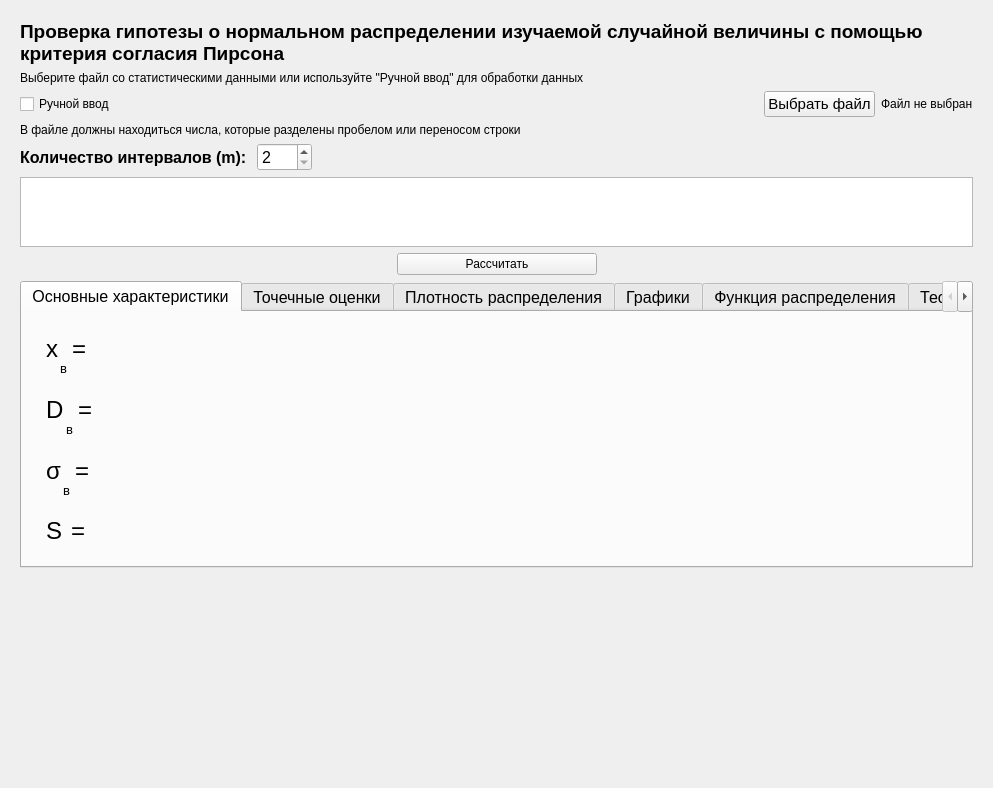
<?xml version="1.0" encoding="UTF-8"?>
<ui version="4.0">
 <class>Form</class>
 <widget class="QWidget" name="Form">
  <property name="geometry">
   <rect>
    <x>0</x>
    <y>0</y>
    <width>993</width>
    <height>788</height>
   </rect>
  </property>
  <property name="windowTitle">
   <string>Form</string>
  </property>
  <layout class="QVBoxLayout" name="verticalLayout">
   <item>
    <widget class="QScrollArea" name="scrollArea_10">
     <property name="frameShape">
      <enum>QFrame::NoFrame</enum>
     </property>
     <property name="verticalScrollBarPolicy">
      <enum>Qt::ScrollBarAlwaysOff</enum>
     </property>
     <property name="horizontalScrollBarPolicy">
      <enum>Qt::ScrollBarAlwaysOff</enum>
     </property>
     <property name="widgetResizable">
      <bool>true</bool>
     </property>
     <widget class="QWidget" name="scrollAreaWidgetContents_13">
      <property name="geometry">
       <rect>
        <x>0</x>
        <y>0</y>
        <width>971</width>
        <height>766</height>
       </rect>
      </property>
      <layout class="QVBoxLayout" name="verticalLayout_69">
       <item>
        <widget class="QLabel" name="infoLabel">
         <property name="font">
          <font>
           <pointsize>14</pointsize>
           <weight>75</weight>
           <bold>true</bold>
          </font>
         </property>
         <property name="text">
          <string>Проверка гипотезы о нормальном распределении изучаемой случайной величины с помощью критерия согласия Пирсона</string>
         </property>
         <property name="wordWrap">
          <bool>true</bool>
         </property>
        </widget>
       </item>
       <item>
        <widget class="QLabel" name="label_33">
         <property name="text">
          <string>Выберите файл со статистическими данными или используйте &quot;Ручной ввод&quot; для обработки данных</string>
         </property>
         <property name="wordWrap">
          <bool>true</bool>
         </property>
        </widget>
       </item>
       <item>
        <layout class="QHBoxLayout" name="horizontalLayout_54">
         <item>
          <widget class="QCheckBox" name="manualInput">
           <property name="text">
            <string>Ручной ввод</string>
           </property>
          </widget>
         </item>
         <item>
          <spacer name="horizontalSpacer_36">
           <property name="orientation">
            <enum>Qt::Horizontal</enum>
           </property>
           <property name="sizeHint" stdset="0">
            <size>
             <width>40</width>
             <height>20</height>
            </size>
           </property>
          </spacer>
         </item>
         <item>
          <widget class="QPushButton" name="openFile">
           <property name="font">
            <font>
             <pointsize>11</pointsize>
            </font>
           </property>
           <property name="text">
            <string>Выбрать файл</string>
           </property>
          </widget>
         </item>
         <item>
          <widget class="QLabel" name="selectedFile">
           <property name="font">
            <font>
             <pointsize>9</pointsize>
            </font>
           </property>
           <property name="text">
            <string>Файл не выбран</string>
           </property>
          </widget>
         </item>
        </layout>
       </item>
       <item>
        <widget class="QLabel" name="helpText">
         <property name="text">
          <string>В файле должны находиться числа, которые разделены пробелом или переносом строки</string>
         </property>
         <property name="wordWrap">
          <bool>true</bool>
         </property>
        </widget>
       </item>
       <item>
        <layout class="QHBoxLayout" name="horizontalLayout_62">
         <item>
          <widget class="QLabel" name="label_48">
           <property name="font">
            <font>
             <pointsize>12</pointsize>
             <weight>75</weight>
             <bold>true</bold>
            </font>
           </property>
           <property name="text">
            <string>Количество интервалов (m): </string>
           </property>
          </widget>
         </item>
         <item>
          <widget class="QSpinBox" name="intervalCount">
           <property name="enabled">
            <bool>true</bool>
           </property>
           <property name="sizePolicy">
            <sizepolicy hsizetype="Minimum" vsizetype="Fixed">
             <horstretch>0</horstretch>
             <verstretch>0</verstretch>
            </sizepolicy>
           </property>
           <property name="minimumSize">
            <size>
             <width>50</width>
             <height>0</height>
            </size>
           </property>
           <property name="font">
            <font>
             <pointsize>12</pointsize>
            </font>
           </property>
           <property name="minimum">
            <number>2</number>
           </property>
           <property name="maximum">
            <number>100</number>
           </property>
           <property name="value">
            <number>2</number>
           </property>
          </widget>
         </item>
         <item>
          <spacer name="horizontalSpacer_45">
           <property name="orientation">
            <enum>Qt::Horizontal</enum>
           </property>
           <property name="sizeType">
            <enum>QSizePolicy::Expanding</enum>
           </property>
           <property name="sizeHint" stdset="0">
            <size>
             <width>40</width>
             <height>20</height>
            </size>
           </property>
          </spacer>
         </item>
        </layout>
       </item>
       <item>
        <widget class="QTableWidget" name="table">
         <property name="enabled">
          <bool>true</bool>
         </property>
         <property name="sizePolicy">
          <sizepolicy hsizetype="Expanding" vsizetype="Maximum">
           <horstretch>0</horstretch>
           <verstretch>0</verstretch>
          </sizepolicy>
         </property>
         <property name="minimumSize">
          <size>
           <width>0</width>
           <height>0</height>
          </size>
         </property>
         <property name="font">
          <font>
           <pointsize>11</pointsize>
          </font>
         </property>
         <property name="verticalScrollBarPolicy">
          <enum>Qt::ScrollBarAlwaysOff</enum>
         </property>
         <property name="sizeAdjustPolicy">
          <enum>QAbstractScrollArea::AdjustToContents</enum>
         </property>
         <property name="editTriggers">
          <set>QAbstractItemView::NoEditTriggers</set>
         </property>
         <property name="textElideMode">
          <enum>Qt::ElideNone</enum>
         </property>
         <attribute name="horizontalHeaderVisible">
          <bool>false</bool>
         </attribute>
        </widget>
       </item>
       <item>
        <layout class="QHBoxLayout" name="horizontalLayout_56">
         <item>
          <spacer name="horizontalSpacer_38">
           <property name="orientation">
            <enum>Qt::Horizontal</enum>
           </property>
           <property name="sizeHint" stdset="0">
            <size>
             <width>40</width>
             <height>20</height>
            </size>
           </property>
          </spacer>
         </item>
         <item>
          <widget class="QPushButton" name="calculateButton">
           <property name="enabled">
            <bool>true</bool>
           </property>
           <property name="minimumSize">
            <size>
             <width>200</width>
             <height>0</height>
            </size>
           </property>
           <property name="text">
            <string>Рассчитать</string>
           </property>
          </widget>
         </item>
         <item>
          <spacer name="horizontalSpacer_39">
           <property name="orientation">
            <enum>Qt::Horizontal</enum>
           </property>
           <property name="sizeHint" stdset="0">
            <size>
             <width>40</width>
             <height>20</height>
            </size>
           </property>
          </spacer>
         </item>
        </layout>
       </item>
       <item>
        <widget class="QTabWidget" name="continuous_tabs">
         <property name="font">
          <font>
           <pointsize>12</pointsize>
          </font>
         </property>
         <property name="tabPosition">
          <enum>QTabWidget::North</enum>
         </property>
         <property name="tabShape">
          <enum>QTabWidget::Rounded</enum>
         </property>
         <property name="currentIndex">
          <number>0</number>
         </property>
         <property name="elideMode">
          <enum>Qt::ElideNone</enum>
         </property>
         <property name="usesScrollButtons">
          <bool>true</bool>
         </property>
         <property name="documentMode">
          <bool>false</bool>
         </property>
         <property name="tabsClosable">
          <bool>false</bool>
         </property>
         <property name="movable">
          <bool>false</bool>
         </property>
         <property name="tabBarAutoHide">
          <bool>false</bool>
         </property>
         <widget class="QWidget" name="continuous_parameters">
          <attribute name="title">
           <string>Основные характеристики</string>
          </attribute>
          <layout class="QHBoxLayout" name="horizontalLayout_48">
           <item>
            <widget class="QLabel" name="continuous_parameters_formula">
             <property name="text">
              <string/>
             </property>
             <property name="pixmap">
              <pixmap>../images/lab5_formulas.png</pixmap>
             </property>
            </widget>
           </item>
           <item>
            <layout class="QVBoxLayout" name="verticalLayout_71">
             <property name="sizeConstraint">
              <enum>QLayout::SetFixedSize</enum>
             </property>
             <item>
              <layout class="QHBoxLayout" name="horizontalLayout_49">
               <property name="spacing">
                <number>2</number>
               </property>
               <item>
                <widget class="QLabel" name="label_18">
                 <property name="font">
                  <font>
                   <pointsize>18</pointsize>
                  </font>
                 </property>
                 <property name="text">
                  <string>x</string>
                 </property>
                </widget>
               </item>
               <item>
                <layout class="QVBoxLayout" name="verticalLayout_78">
                 <item>
                  <spacer name="verticalSpacer_34">
                   <property name="orientation">
                    <enum>Qt::Vertical</enum>
                   </property>
                   <property name="sizeType">
                    <enum>QSizePolicy::Maximum</enum>
                   </property>
                   <property name="sizeHint" stdset="0">
                    <size>
                     <width>10</width>
                     <height>40</height>
                    </size>
                   </property>
                  </spacer>
                 </item>
                 <item>
                  <widget class="QLabel" name="label_19">
                   <property name="font">
                    <font>
                     <pointsize>10</pointsize>
                    </font>
                   </property>
                   <property name="text">
                    <string>в</string>
                   </property>
                  </widget>
                 </item>
                </layout>
               </item>
               <item>
                <widget class="QLabel" name="label_20">
                 <property name="font">
                  <font>
                   <pointsize>18</pointsize>
                  </font>
                 </property>
                 <property name="text">
                  <string>=</string>
                 </property>
                </widget>
               </item>
               <item>
                <widget class="QLabel" name="xv_label">
                 <property name="font">
                  <font>
                   <pointsize>18</pointsize>
                  </font>
                 </property>
                 <property name="text">
                  <string/>
                 </property>
                </widget>
               </item>
               <item>
                <spacer name="horizontalSpacer_32">
                 <property name="orientation">
                  <enum>Qt::Horizontal</enum>
                 </property>
                 <property name="sizeHint" stdset="0">
                  <size>
                   <width>40</width>
                   <height>20</height>
                  </size>
                 </property>
                </spacer>
               </item>
              </layout>
             </item>
             <item>
              <layout class="QHBoxLayout" name="horizontalLayout_50">
               <property name="spacing">
                <number>2</number>
               </property>
               <item>
                <widget class="QLabel" name="label_21">
                 <property name="font">
                  <font>
                   <pointsize>18</pointsize>
                  </font>
                 </property>
                 <property name="text">
                  <string>D</string>
                 </property>
                </widget>
               </item>
               <item>
                <layout class="QVBoxLayout" name="verticalLayout_79">
                 <item>
                  <spacer name="verticalSpacer_42">
                   <property name="orientation">
                    <enum>Qt::Vertical</enum>
                   </property>
                   <property name="sizeType">
                    <enum>QSizePolicy::Minimum</enum>
                   </property>
                   <property name="sizeHint" stdset="0">
                    <size>
                     <width>10</width>
                     <height>40</height>
                    </size>
                   </property>
                  </spacer>
                 </item>
                 <item>
                  <widget class="QLabel" name="label_22">
                   <property name="font">
                    <font>
                     <pointsize>10</pointsize>
                    </font>
                   </property>
                   <property name="text">
                    <string>в</string>
                   </property>
                  </widget>
                 </item>
                </layout>
               </item>
               <item>
                <widget class="QLabel" name="label_23">
                 <property name="font">
                  <font>
                   <pointsize>18</pointsize>
                  </font>
                 </property>
                 <property name="text">
                  <string>=</string>
                 </property>
                </widget>
               </item>
               <item>
                <widget class="QLabel" name="dv_label">
                 <property name="font">
                  <font>
                   <pointsize>18</pointsize>
                  </font>
                 </property>
                 <property name="text">
                  <string/>
                 </property>
                </widget>
               </item>
               <item>
                <spacer name="horizontalSpacer_33">
                 <property name="orientation">
                  <enum>Qt::Horizontal</enum>
                 </property>
                 <property name="sizeHint" stdset="0">
                  <size>
                   <width>40</width>
                   <height>20</height>
                  </size>
                 </property>
                </spacer>
               </item>
              </layout>
             </item>
             <item>
              <layout class="QHBoxLayout" name="horizontalLayout_51">
               <property name="spacing">
                <number>2</number>
               </property>
               <item>
                <widget class="QLabel" name="label_24">
                 <property name="font">
                  <font>
                   <pointsize>18</pointsize>
                  </font>
                 </property>
                 <property name="text">
                  <string>σ</string>
                 </property>
                </widget>
               </item>
               <item>
                <layout class="QVBoxLayout" name="verticalLayout_80">
                 <item>
                  <spacer name="verticalSpacer_43">
                   <property name="orientation">
                    <enum>Qt::Vertical</enum>
                   </property>
                   <property name="sizeType">
                    <enum>QSizePolicy::Minimum</enum>
                   </property>
                   <property name="sizeHint" stdset="0">
                    <size>
                     <width>10</width>
                     <height>40</height>
                    </size>
                   </property>
                  </spacer>
                 </item>
                 <item>
                  <widget class="QLabel" name="label_25">
                   <property name="font">
                    <font>
                     <pointsize>10</pointsize>
                    </font>
                   </property>
                   <property name="text">
                    <string>в</string>
                   </property>
                  </widget>
                 </item>
                </layout>
               </item>
               <item>
                <widget class="QLabel" name="label_26">
                 <property name="font">
                  <font>
                   <pointsize>18</pointsize>
                  </font>
                 </property>
                 <property name="text">
                  <string>=</string>
                 </property>
                </widget>
               </item>
               <item>
                <widget class="QLabel" name="sigma_v_label">
                 <property name="font">
                  <font>
                   <pointsize>18</pointsize>
                  </font>
                 </property>
                 <property name="text">
                  <string/>
                 </property>
                </widget>
               </item>
               <item>
                <spacer name="horizontalSpacer_34">
                 <property name="orientation">
                  <enum>Qt::Horizontal</enum>
                 </property>
                 <property name="sizeHint" stdset="0">
                  <size>
                   <width>40</width>
                   <height>20</height>
                  </size>
                 </property>
                </spacer>
               </item>
              </layout>
             </item>
             <item>
              <layout class="QHBoxLayout" name="horizontalLayout_52">
               <property name="spacing">
                <number>2</number>
               </property>
               <item>
                <widget class="QLabel" name="label_27">
                 <property name="font">
                  <font>
                   <pointsize>18</pointsize>
                  </font>
                 </property>
                 <property name="text">
                  <string>S </string>
                 </property>
                </widget>
               </item>
               <item>
                <widget class="QLabel" name="label_28">
                 <property name="font">
                  <font>
                   <pointsize>18</pointsize>
                  </font>
                 </property>
                 <property name="text">
                  <string>=</string>
                 </property>
                </widget>
               </item>
               <item>
                <widget class="QLabel" name="s_label">
                 <property name="font">
                  <font>
                   <pointsize>18</pointsize>
                  </font>
                 </property>
                 <property name="text">
                  <string/>
                 </property>
                </widget>
               </item>
               <item>
                <spacer name="horizontalSpacer_35">
                 <property name="orientation">
                  <enum>Qt::Horizontal</enum>
                 </property>
                 <property name="sizeHint" stdset="0">
                  <size>
                   <width>40</width>
                   <height>20</height>
                  </size>
                 </property>
                </spacer>
               </item>
              </layout>
             </item>
            </layout>
           </item>
          </layout>
         </widget>
         <widget class="QWidget" name="continuous_info">
          <attribute name="title">
           <string>Точечные оценки</string>
          </attribute>
          <layout class="QHBoxLayout" name="horizontalLayout">
           <item>
            <widget class="QLabel" name="label">
             <property name="text">
              <string/>
             </property>
            </widget>
           </item>
           <item>
            <layout class="QVBoxLayout" name="verticalLayout_73">
             <property name="sizeConstraint">
              <enum>QLayout::SetFixedSize</enum>
             </property>
             <item>
              <layout class="QHBoxLayout" name="horizontalLayout_60">
               <property name="spacing">
                <number>2</number>
               </property>
               <item>
                <widget class="QLabel" name="label_42">
                 <property name="font">
                  <font>
                   <pointsize>18</pointsize>
                  </font>
                 </property>
                 <property name="text">
                  <string/>
                 </property>
                 <property name="pixmap">
                  <pixmap>../images/lab6_2_params.png</pixmap>
                 </property>
                 <property name="scaledContents">
                  <bool>false</bool>
                 </property>
                </widget>
               </item>
               <item>
                <widget class="QLabel" name="label_44">
                 <property name="font">
                  <font>
                   <pointsize>18</pointsize>
                  </font>
                 </property>
                 <property name="text">
                  <string>=</string>
                 </property>
                </widget>
               </item>
               <item>
                <widget class="QLabel" name="lambda_label">
                 <property name="font">
                  <font>
                   <pointsize>18</pointsize>
                  </font>
                 </property>
                 <property name="text">
                  <string/>
                 </property>
                </widget>
               </item>
               <item>
                <spacer name="horizontalSpacer_43">
                 <property name="orientation">
                  <enum>Qt::Horizontal</enum>
                 </property>
                 <property name="sizeHint" stdset="0">
                  <size>
                   <width>40</width>
                   <height>20</height>
                  </size>
                 </property>
                </spacer>
               </item>
              </layout>
             </item>
            </layout>
           </item>
          </layout>
         </widget>
         <widget class="QWidget" name="continuous_density">
          <attribute name="title">
           <string>Плотность распределения</string>
          </attribute>
          <layout class="QHBoxLayout" name="continuous_function_layout">
           <item>
            <layout class="QVBoxLayout" name="verticalLayout_81">
             <item>
              <widget class="QLabel" name="label_29">
               <property name="text">
                <string>Функция плотности</string>
               </property>
              </widget>
             </item>
             <item>
              <layout class="QHBoxLayout" name="horizontalLayout_53">
               <item>
                <widget class="QLabel" name="densityLabel">
                 <property name="text">
                  <string/>
                 </property>
                 <property name="pixmap">
                  <pixmap>../images/lab6_2_density.png</pixmap>
                 </property>
                 <property name="scaledContents">
                  <bool>false</bool>
                 </property>
                 <property name="alignment">
                  <set>Qt::AlignLeading|Qt::AlignLeft|Qt::AlignTop</set>
                 </property>
                </widget>
               </item>
               <item>
                <widget class="QWidget" name="density_plot" native="true"/>
               </item>
              </layout>
             </item>
            </layout>
           </item>
          </layout>
         </widget>
         <widget class="QWidget" name="continuous_rel_histpolygon">
          <attribute name="title">
           <string>Графики</string>
          </attribute>
         </widget>
         <widget class="QWidget" name="continuous_function">
          <attribute name="title">
           <string>Функция распределения</string>
          </attribute>
          <layout class="QHBoxLayout" name="horizontalLayout_7">
           <item>
            <layout class="QVBoxLayout" name="verticalLayout_84">
             <item>
              <widget class="QLabel" name="label_37">
               <property name="text">
                <string>Функция распределения</string>
               </property>
              </widget>
             </item>
             <item>
              <layout class="QHBoxLayout" name="horizontalLayout_58">
               <item>
                <widget class="QLabel" name="functionLabel">
                 <property name="text">
                  <string/>
                 </property>
                 <property name="pixmap">
                  <pixmap>../images/lab6_2_function.png</pixmap>
                 </property>
                 <property name="scaledContents">
                  <bool>false</bool>
                 </property>
                 <property name="alignment">
                  <set>Qt::AlignLeading|Qt::AlignLeft|Qt::AlignTop</set>
                 </property>
                </widget>
               </item>
               <item>
                <widget class="QWidget" name="function_plot" native="true"/>
               </item>
              </layout>
             </item>
            </layout>
           </item>
          </layout>
         </widget>
         <widget class="QWidget" name="probabilites">
          <attribute name="title">
           <string>Теоретические вероятности</string>
          </attribute>
          <layout class="QVBoxLayout" name="verticalLayout_3">
           <item>
            <layout class="QHBoxLayout" name="horizontalLayout_5">
             <item>
              <widget class="QLabel" name="label_6">
               <property name="text">
                <string>Интервал:</string>
               </property>
              </widget>
             </item>
             <item>
              <widget class="QComboBox" name="intervals_combobox"/>
             </item>
            </layout>
           </item>
           <item>
            <layout class="QHBoxLayout" name="horizontalLayout_6">
             <item>
              <widget class="QLabel" name="label_10">
               <property name="text">
                <string/>
               </property>
               <property name="pixmap">
                <pixmap>../images/lab6_2_prob.png</pixmap>
               </property>
              </widget>
             </item>
             <item>
              <widget class="QLabel" name="label_9">
               <property name="sizePolicy">
                <sizepolicy hsizetype="Minimum" vsizetype="Preferred">
                 <horstretch>0</horstretch>
                 <verstretch>0</verstretch>
                </sizepolicy>
               </property>
               <property name="font">
                <font>
                 <family>Cambria Math</family>
                 <pointsize>21</pointsize>
                 <italic>false</italic>
                </font>
               </property>
               <property name="text">
                <string>=</string>
               </property>
              </widget>
             </item>
             <item>
              <widget class="QLabel" name="prob_label">
               <property name="font">
                <font>
                 <pointsize>21</pointsize>
                </font>
               </property>
               <property name="text">
                <string/>
               </property>
              </widget>
             </item>
            </layout>
           </item>
          </layout>
         </widget>
         <widget class="QWidget" name="pearson_criteria">
          <attribute name="title">
           <string>Критерий согласия Пирсона</string>
          </attribute>
          <layout class="QVBoxLayout" name="verticalLayout_2">
           <item>
            <layout class="QHBoxLayout" name="horizontalLayout_2">
             <item>
              <widget class="QLabel" name="label_2">
               <property name="text">
                <string>Уровень значимости α: </string>
               </property>
              </widget>
             </item>
             <item>
              <widget class="QDoubleSpinBox" name="alpha">
               <property name="sizePolicy">
                <sizepolicy hsizetype="MinimumExpanding" vsizetype="Fixed">
                 <horstretch>0</horstretch>
                 <verstretch>0</verstretch>
                </sizepolicy>
               </property>
               <property name="minimum">
                <double>0.010000000000000</double>
               </property>
               <property name="maximum">
                <double>1.000000000000000</double>
               </property>
               <property name="singleStep">
                <double>0.010000000000000</double>
               </property>
               <property name="value">
                <double>0.010000000000000</double>
               </property>
              </widget>
             </item>
             <item>
              <widget class="QLabel" name="label_4">
               <property name="text">
                <string/>
               </property>
              </widget>
             </item>
             <item>
              <spacer name="horizontalSpacer">
               <property name="orientation">
                <enum>Qt::Horizontal</enum>
               </property>
               <property name="sizeHint" stdset="0">
                <size>
                 <width>40</width>
                 <height>20</height>
                </size>
               </property>
              </spacer>
             </item>
             <item>
              <widget class="QPushButton" name="viewTable">
               <property name="text">
                <string>Посмотреть таблицу</string>
               </property>
              </widget>
             </item>
            </layout>
           </item>
           <item>
            <layout class="QHBoxLayout" name="horizontalLayout_3">
             <item>
              <widget class="QLabel" name="label_5">
               <property name="text">
                <string>Количество степеней свободы (k = m - 2):</string>
               </property>
              </widget>
             </item>
             <item>
              <widget class="QLabel" name="k_label">
               <property name="text">
                <string>0</string>
               </property>
              </widget>
             </item>
            </layout>
           </item>
           <item>
            <layout class="QHBoxLayout" name="horizontalLayout_57">
             <property name="spacing">
              <number>2</number>
             </property>
             <item>
              <widget class="QLabel" name="label_34">
               <property name="font">
                <font>
                 <family>Times New Roman</family>
                 <pointsize>18</pointsize>
                </font>
               </property>
               <property name="text">
                <string>χ</string>
               </property>
              </widget>
             </item>
             <item>
              <layout class="QVBoxLayout" name="verticalLayout_83">
               <item>
                <widget class="QLabel" name="label_35">
                 <property name="font">
                  <font>
                   <pointsize>10</pointsize>
                  </font>
                 </property>
                 <property name="text">
                  <string>2</string>
                 </property>
                </widget>
               </item>
               <item>
                <spacer name="verticalSpacer_44">
                 <property name="orientation">
                  <enum>Qt::Vertical</enum>
                 </property>
                 <property name="sizeType">
                  <enum>QSizePolicy::Minimum</enum>
                 </property>
                 <property name="sizeHint" stdset="0">
                  <size>
                   <width>10</width>
                   <height>40</height>
                  </size>
                 </property>
                </spacer>
               </item>
               <item>
                <widget class="QLabel" name="label_8">
                 <property name="font">
                  <font>
                   <pointsize>10</pointsize>
                  </font>
                 </property>
                 <property name="text">
                  <string>крит.</string>
                 </property>
                </widget>
               </item>
              </layout>
             </item>
             <item>
              <widget class="QLabel" name="label_36">
               <property name="font">
                <font>
                 <pointsize>18</pointsize>
                </font>
               </property>
               <property name="text">
                <string>=</string>
               </property>
              </widget>
             </item>
             <item>
              <widget class="QLabel" name="chi2_label">
               <property name="font">
                <font>
                 <pointsize>18</pointsize>
                </font>
               </property>
               <property name="text">
                <string/>
               </property>
              </widget>
             </item>
             <item>
              <spacer name="horizontalSpacer_40">
               <property name="orientation">
                <enum>Qt::Horizontal</enum>
               </property>
               <property name="sizeHint" stdset="0">
                <size>
                 <width>40</width>
                 <height>20</height>
                </size>
               </property>
              </spacer>
             </item>
            </layout>
           </item>
           <item>
            <layout class="QHBoxLayout" name="horizontalLayout_55">
             <property name="spacing">
              <number>2</number>
             </property>
             <item>
              <widget class="QLabel" name="label_30">
               <property name="font">
                <font>
                 <family>Times New Roman</family>
                 <pointsize>18</pointsize>
                </font>
               </property>
               <property name="text">
                <string>χ</string>
               </property>
              </widget>
             </item>
             <item>
              <layout class="QVBoxLayout" name="verticalLayout_82">
               <item>
                <widget class="QLabel" name="label_3">
                 <property name="font">
                  <font>
                   <pointsize>10</pointsize>
                  </font>
                 </property>
                 <property name="text">
                  <string>2</string>
                 </property>
                </widget>
               </item>
               <item>
                <spacer name="verticalSpacer_36">
                 <property name="orientation">
                  <enum>Qt::Vertical</enum>
                 </property>
                 <property name="sizeType">
                  <enum>QSizePolicy::Maximum</enum>
                 </property>
                 <property name="sizeHint" stdset="0">
                  <size>
                   <width>10</width>
                   <height>40</height>
                  </size>
                 </property>
                </spacer>
               </item>
               <item>
                <widget class="QLabel" name="label_31">
                 <property name="font">
                  <font>
                   <pointsize>10</pointsize>
                  </font>
                 </property>
                 <property name="text">
                  <string>набл.</string>
                 </property>
                </widget>
               </item>
              </layout>
             </item>
             <item>
              <widget class="QLabel" name="label_11">
               <property name="text">
                <string/>
               </property>
               <property name="pixmap">
                <pixmap>../images/lab6_chi2.jpg</pixmap>
               </property>
              </widget>
             </item>
             <item>
              <widget class="QLabel" name="label_32">
               <property name="font">
                <font>
                 <pointsize>18</pointsize>
                </font>
               </property>
               <property name="text">
                <string>=</string>
               </property>
              </widget>
             </item>
             <item>
              <widget class="QLabel" name="chi2_exp_label">
               <property name="font">
                <font>
                 <pointsize>18</pointsize>
                </font>
               </property>
               <property name="text">
                <string/>
               </property>
              </widget>
             </item>
             <item>
              <spacer name="horizontalSpacer_37">
               <property name="orientation">
                <enum>Qt::Horizontal</enum>
               </property>
               <property name="sizeHint" stdset="0">
                <size>
                 <width>40</width>
                 <height>20</height>
                </size>
               </property>
              </spacer>
             </item>
            </layout>
           </item>
           <item>
            <layout class="QHBoxLayout" name="horizontalLayout_4">
             <item>
              <widget class="QLabel" name="label_7">
               <property name="text">
                <string>Проверка гипотезы:</string>
               </property>
              </widget>
             </item>
             <item>
              <widget class="QLabel" name="checkResult_label">
               <property name="text">
                <string/>
               </property>
              </widget>
             </item>
            </layout>
           </item>
          </layout>
         </widget>
        </widget>
       </item>
       <item>
        <spacer name="verticalSpacer_35">
         <property name="orientation">
          <enum>Qt::Vertical</enum>
         </property>
         <property name="sizeHint" stdset="0">
          <size>
           <width>14</width>
           <height>15</height>
          </size>
         </property>
        </spacer>
       </item>
      </layout>
     </widget>
    </widget>
   </item>
  </layout>
 </widget>
 <resources/>
 <connections/>
</ui>
